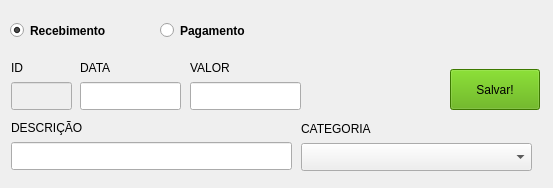
<?xml version="1.0" encoding="UTF-8"?>
<ui version="4.0">
 <class>Form</class>
 <widget class="QWidget" name="Form">
  <property name="geometry">
   <rect>
    <x>0</x>
    <y>0</y>
    <width>553</width>
    <height>188</height>
   </rect>
  </property>
  <property name="windowTitle">
   <string>Editar Lançamento</string>
  </property>
  <widget class="QPushButton" name="bt_salvar">
   <property name="geometry">
    <rect>
     <x>450</x>
     <y>69</y>
     <width>90</width>
     <height>41</height>
    </rect>
   </property>
   <property name="styleSheet">
    <string notr="true">background-color: rgb(85, 170, 0);

</string>
   </property>
   <property name="text">
    <string>Salvar!</string>
   </property>
  </widget>
  <widget class="QLineEdit" name="line_id">
   <property name="enabled">
    <bool>false</bool>
   </property>
   <property name="geometry">
    <rect>
     <x>11</x>
     <y>82</y>
     <width>61</width>
     <height>28</height>
    </rect>
   </property>
   <property name="styleSheet">
    <string notr="true"/>
   </property>
   <property name="alignment">
    <set>Qt::AlignCenter</set>
   </property>
  </widget>
  <widget class="QLineEdit" name="line_data">
   <property name="geometry">
    <rect>
     <x>80</x>
     <y>82</y>
     <width>101</width>
     <height>28</height>
    </rect>
   </property>
   <property name="alignment">
    <set>Qt::AlignCenter</set>
   </property>
  </widget>
  <widget class="QLineEdit" name="line_descricao">
   <property name="geometry">
    <rect>
     <x>11</x>
     <y>142</y>
     <width>281</width>
     <height>28</height>
    </rect>
   </property>
  </widget>
  <widget class="QLabel" name="label">
   <property name="geometry">
    <rect>
     <x>11</x>
     <y>60</y>
     <width>51</width>
     <height>16</height>
    </rect>
   </property>
   <property name="text">
    <string>ID</string>
   </property>
  </widget>
  <widget class="QLabel" name="label_2">
   <property name="geometry">
    <rect>
     <x>80</x>
     <y>60</y>
     <width>91</width>
     <height>16</height>
    </rect>
   </property>
   <property name="text">
    <string>DATA</string>
   </property>
  </widget>
  <widget class="QLabel" name="label_3">
   <property name="geometry">
    <rect>
     <x>11</x>
     <y>120</y>
     <width>271</width>
     <height>16</height>
    </rect>
   </property>
   <property name="text">
    <string>DESCRIÇÃO</string>
   </property>
  </widget>
  <widget class="QLabel" name="label_4">
   <property name="geometry">
    <rect>
     <x>301</x>
     <y>121</y>
     <width>221</width>
     <height>16</height>
    </rect>
   </property>
   <property name="text">
    <string>CATEGORIA</string>
   </property>
  </widget>
  <widget class="QRadioButton" name="rb_pagamento">
   <property name="geometry">
    <rect>
     <x>160</x>
     <y>20</y>
     <width>104</width>
     <height>21</height>
    </rect>
   </property>
   <property name="font">
    <font>
     <weight>75</weight>
     <bold>true</bold>
    </font>
   </property>
   <property name="autoFillBackground">
    <bool>false</bool>
   </property>
   <property name="text">
    <string>Pagamento</string>
   </property>
   <property name="checked">
    <bool>false</bool>
   </property>
  </widget>
  <widget class="QRadioButton" name="rb_recebimento">
   <property name="enabled">
    <bool>true</bool>
   </property>
   <property name="geometry">
    <rect>
     <x>10</x>
     <y>20</y>
     <width>121</width>
     <height>21</height>
    </rect>
   </property>
   <property name="font">
    <font>
     <weight>75</weight>
     <bold>true</bold>
    </font>
   </property>
   <property name="acceptDrops">
    <bool>false</bool>
   </property>
   <property name="text">
    <string>Recebimento</string>
   </property>
   <property name="checked">
    <bool>true</bool>
   </property>
  </widget>
  <widget class="QLineEdit" name="line_valor">
   <property name="geometry">
    <rect>
     <x>190</x>
     <y>82</y>
     <width>111</width>
     <height>28</height>
    </rect>
   </property>
   <property name="alignment">
    <set>Qt::AlignCenter</set>
   </property>
  </widget>
  <widget class="QLabel" name="label_5">
   <property name="geometry">
    <rect>
     <x>190</x>
     <y>60</y>
     <width>131</width>
     <height>16</height>
    </rect>
   </property>
   <property name="text">
    <string>VALOR</string>
   </property>
  </widget>
  <widget class="QComboBox" name="cbox">
   <property name="geometry">
    <rect>
     <x>301</x>
     <y>143</y>
     <width>231</width>
     <height>28</height>
    </rect>
   </property>
  </widget>
 </widget>
 <tabstops>
  <tabstop>rb_recebimento</tabstop>
  <tabstop>rb_pagamento</tabstop>
  <tabstop>line_id</tabstop>
  <tabstop>line_data</tabstop>
  <tabstop>line_valor</tabstop>
  <tabstop>line_descricao</tabstop>
  <tabstop>cbox</tabstop>
  <tabstop>bt_salvar</tabstop>
 </tabstops>
 <resources/>
 <connections/>
</ui>
